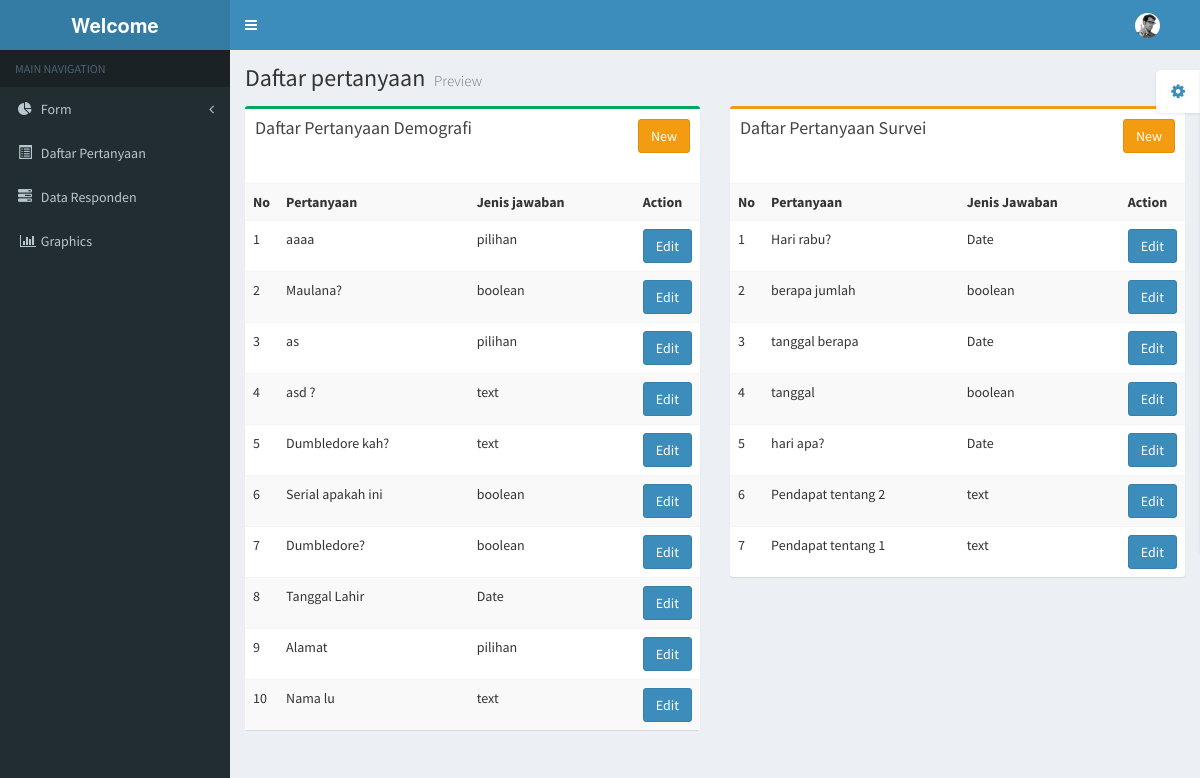
The page /index.php/question on the database its author committed.
### tables this page shows
CREATE TABLE IF NOT EXISTS `pertanyaan_demografi` (
`id_pertanyaan_demografi` int(11) NOT NULL,
  `pertanyaan_demografi` varchar(255) NOT NULL,
  `id_jenis_jawaban` int(11) NOT NULL
);

CREATE TABLE IF NOT EXISTS `jenis_jawaban` (
`id_jenis_jawaban` int(11) NOT NULL,
  `jenis_jawaban` varchar(255) NOT NULL
);

CREATE TABLE IF NOT EXISTS `pertanyaan_survei` (
`id_pertanyaan_survei` int(11) NOT NULL,
  `pertanyaan_survei` varchar(255) NOT NULL,
  `id_jenis_jawaban` int(11) NOT NULL
);

### application/controllers/question.php (called while the page is built, shortened)
<?php if (!defined('BASEPATH')) exit('No direct script allowed');
class Question extends CI_Controller{
function __construct() {
$this->load->model('question_model');
}
	public function index(){
			$data=array('title'=>'Tutorial',
				'sidebar'=>'layouts/sidebar',
				'content'=>'question_view',
				'list_question_demografi'=>$this->question_model->list_question_demografi(),
				'list_question_survei'=>$this->question_model->list_question_survei());
			$this->load->view('layouts/template',$data);
		}
}

### index.php (called while the page is built, shortened)
<?php
require_once BASEPATH.'core/CodeIgniter.php';

### application/models/question_model.php (called while the page is built, shortened)
<?php
class Question_Model extends CI_Model{
function list_question_demografi(){
	$query=$this->db->query("SELECT * FROM `pertanyaan_demografi` a JOIN `jenis_jawaban` b WHERE a.id_jenis_jawaban=b.id_jenis_jawaban ORDER BY id_pertanyaan_demografi DESC");
	return $query->result();
}
function list_question_survei(){
$query=$this->db->query("SELECT * FROM `pertanyaan_survei` a JOIN `jenis_jawaban` b WHERE a.id_jenis_jawaban=b.id_jenis_jawaban ORDER BY id_pertanyaan_survei DESC");
return $query->result();
}
}

### application/views/question_view.php (the view, shortened to what this page needs)
 <div class="content-wrapper">
   <section class="content-header">
     <h1>
      Daftar pertanyaan
       <small>Preview</small>
     </h1>
   </section>
   <section class="content">
     <div class="row">
          <div class="col-md-6">
         <div class="box box-success">
           <div class="box-header">
             <h4 class="box-title">Daftar Pertanyaan Demografi </h4> <a class="btn btn-warning pull-right" href="<?php echo base_url('question/new_demografi')?>" >New</a>
           </div>
<div class="box-body">
         </div>
    <div class="box-body no-padding">
             <table class="table table-striped">
               <tr>
                 <th style="width: 10px">No</th>
                 <th>Pertanyaan</th>
                 <th>Jenis jawaban</th>
                 <th style="width: 40px">Action</th>
               </tr>
<?php $no=0; foreach($list_question_demografi as $list_question_demografi){?>
               <tr>
                 <td><?php  echo ++$no;?></td>
                 <td><?php echo $list_question_demografi->pertanyaan_demografi;?></td>
                 <td><?php echo $list_question_demografi->jenis_jawaban;?></td>
                 <td><a class="btn btn-primary" href="question/edit_demografi/<?php echo $list_question_demografi->id_pertanyaan_demografi;?>/<?php echo $list_question_demografi->id_jenis_jawaban;?>" >Edit</a></td>
               </tr>
              <?php } ?>
             </table>
           </div>
         </div>
       </div>
   <div class="col-md-6">
         <div class="box box-warning">
           <div class="box-header">
             <h4 class="box-title">Daftar Pertanyaan Survei </h4> <a class="btn btn-warning pull-right" href="<?php echo base_url('question/new_survei')?>" >New</a>
           </div>
<div class="box-body">
         </div>
    <div class="box-body no-padding">
             <table class="table table-striped">
               <tr>
                 <th style="width: 10px">No</th>
                 <th>Pertanyaan </th>
                 <th>Jenis Jawaban </th>
                 <th style="width: 40px">Action</th>
               </tr>
<?php $no=0; foreach($list_question_survei as $list_question_survei){?>
               <tr>
                 <td><?php  echo ++$no;?></td>
                 <td><?php echo $list_question_survei->pertanyaan_survei;?></td>
                 <td><?php echo $list_question_survei->jenis_jawaban;?></td>
                 <td><a class="btn btn-primary" href="question/edit_survei/<?php echo $list_question_survei->id_pertanyaan_survei; ?>/<?php echo $list_question_survei->id_jenis_jawaban; ?>" >Edit</a></td>
               </tr>
              <?php } ?>
             </table>
           </div>
         </div>
       </div>
     </div>
   </section>
 </div>

### application/views/layouts/template.php (shortened to what this page needs)
<!DOCTYPE html>
<html>
  <head>
    <link href="<?php echo base_url();?>assets/bootstrap/css/bootstrap.min.css" rel="stylesheet" type="text/css" />
    <link href="https://maxcdn.bootstrapcdn.com/font-awesome/4.3.0/css/font-awesome.min.css" rel="stylesheet" type="text/css" />
    <link href="http://code.ionicframework.com/ionicons/2.0.0/css/ionicons.min.css" rel="stylesheet" type="text/css" />
    <link href="<?php echo base_url();?>assets/dist/css/AdminLTE.min.css" rel="stylesheet" type="text/css" />
    <link href="<?php echo base_url();?>assets/dist/css/skins/_all-skins.min.css" rel="stylesheet" type="text/css" />
    <link href="<?php echo base_url();?>assets/plugins/iCheck/flat/blue.css" rel="stylesheet" type="text/css" />
    <link href="<?php echo base_url();?>assets/plugins/morris/morris.css" rel="stylesheet" type="text/css" />
    <link href="<?php echo base_url();?>assets/plugins/jvectormap/jquery-jvectormap-1.2.2.css" rel="stylesheet" type="text/css" />
    <link href="<?php echo base_url();?>assets/plugins/datepicker/datepicker3.css" rel="stylesheet" type="text/css" />
    <link href="<?php echo base_url();?>assets/plugins/daterangepicker/daterangepicker-bs3.css" rel="stylesheet" type="text/css" />
    <link href="<?php echo base_url();?>assets/plugins/bootstrap-wysihtml5/bootstrap3-wysihtml5.min.css" rel="stylesheet" type="text/css" />
	<link href="<?php echo base_url();?>assets/plugins/datatables/dataTables.bootstrap.css" rel="stylesheet" type="text/css" />
  </head>
  <body class="skin-blue">
    <div class="wrapper">
      <header class="main-header">
        <a href="index2.html" class="logo"><b>Welcome </b></a>
        <nav class="navbar navbar-static-top" role="navigation">
          <a href="#" class="sidebar-toggle" data-toggle="offcanvas" role="button">
          </a>
          <div class="navbar-custom-menu">
            <ul class="nav navbar-nav">
              <li class="dropdown user user-menu">
                <a href="#" class="dropdown-toggle" data-toggle="dropdown">
                  <img src="<?php echo base_url();?>assets/dist/img/user2-160x160.jpg" class="user-image" alt="User Image"/>
                </a>
              </li>
                </ul>
          </div>
        </nav>
      </header>
   <?php $this->load->view($sidebar);?>
	<?php $this->load->view($content);?>
    </div>

### application/views/layouts/sidebar.php (shortened to what this page needs)
  <aside class="main-sidebar">
    <section class="sidebar">
      <ul class="sidebar-menu">
        <li class="header">MAIN NAVIGATION</li>
<li class="treeview">
          <a href="#">
            <i class="fa fa-pie-chart"></i>
            <span>Form</span>
            <i class="fa fa-angle-left pull-right"></i>
          </a>
        </li>
<li class="treeview">
          <a href="<?php echo base_url('question')?>">
            <i class="glyphicon glyphicon-list-alt"></i> <span>Daftar Pertanyaan</span>
          </a>
        </li>
<li class="treeview">
          <a href="<?php echo base_url('list_member')?>">
            <i class="glyphicon glyphicon-tasks"></i> <span>Data Responden</span>
          </a>
        </li>
<li class="treeview">
          <a href="<?php echo base_url('chart')?>">
           <i class="fa fa-fw fa-bar-chart-o"></i> <span>Graphics</span>
          </a>
   </li>
      </ul>
    </section>
  </aside>

### rows shown on the page
pertanyaan_demografi: pertanyaan_demografi "aaaa", id_jenis_jawaban.jenis_jawaban "pilihan"
pertanyaan_demografi: pertanyaan_demografi "Maulana?", id_jenis_jawaban.jenis_jawaban "boolean"
pertanyaan_demografi: pertanyaan_demografi "as", id_jenis_jawaban.jenis_jawaban "pilihan"
pertanyaan_demografi: pertanyaan_demografi "asd ?", id_jenis_jawaban.jenis_jawaban "text"
pertanyaan_demografi: pertanyaan_demografi "Dumbledore kah?", id_jenis_jawaban.jenis_jawaban "text"
pertanyaan_demografi: pertanyaan_demografi "Serial apakah ini", id_jenis_jawaban.jenis_jawaban "boolean"
pertanyaan_demografi: pertanyaan_demografi "Dumbledore?", id_jenis_jawaban.jenis_jawaban "boolean"
pertanyaan_demografi: pertanyaan_demografi "Tanggal Lahir", id_jenis_jawaban.jenis_jawaban "Date"
pertanyaan_demografi: pertanyaan_demografi "Alamat", id_jenis_jawaban.jenis_jawaban "pilihan"
pertanyaan_demografi: pertanyaan_demografi "Nama lu", id_jenis_jawaban.jenis_jawaban "text"
pertanyaan_survei: pertanyaan_survei "Hari rabu?", id_jenis_jawaban.jenis_jawaban "Date"
pertanyaan_survei: pertanyaan_survei "berapa jumlah", id_jenis_jawaban.jenis_jawaban "boolean"
pertanyaan_survei: pertanyaan_survei "tanggal berapa", id_jenis_jawaban.jenis_jawaban "Date"
pertanyaan_survei: pertanyaan_survei "tanggal", id_jenis_jawaban.jenis_jawaban "boolean"
pertanyaan_survei: pertanyaan_survei "hari apa?", id_jenis_jawaban.jenis_jawaban "Date"
pertanyaan_survei: pertanyaan_survei "Pendapat tentang 2", id_jenis_jawaban.jenis_jawaban "text"
pertanyaan_survei: pertanyaan_survei "Pendapat tentang 1", id_jenis_jawaban.jenis_jawaban "text"
